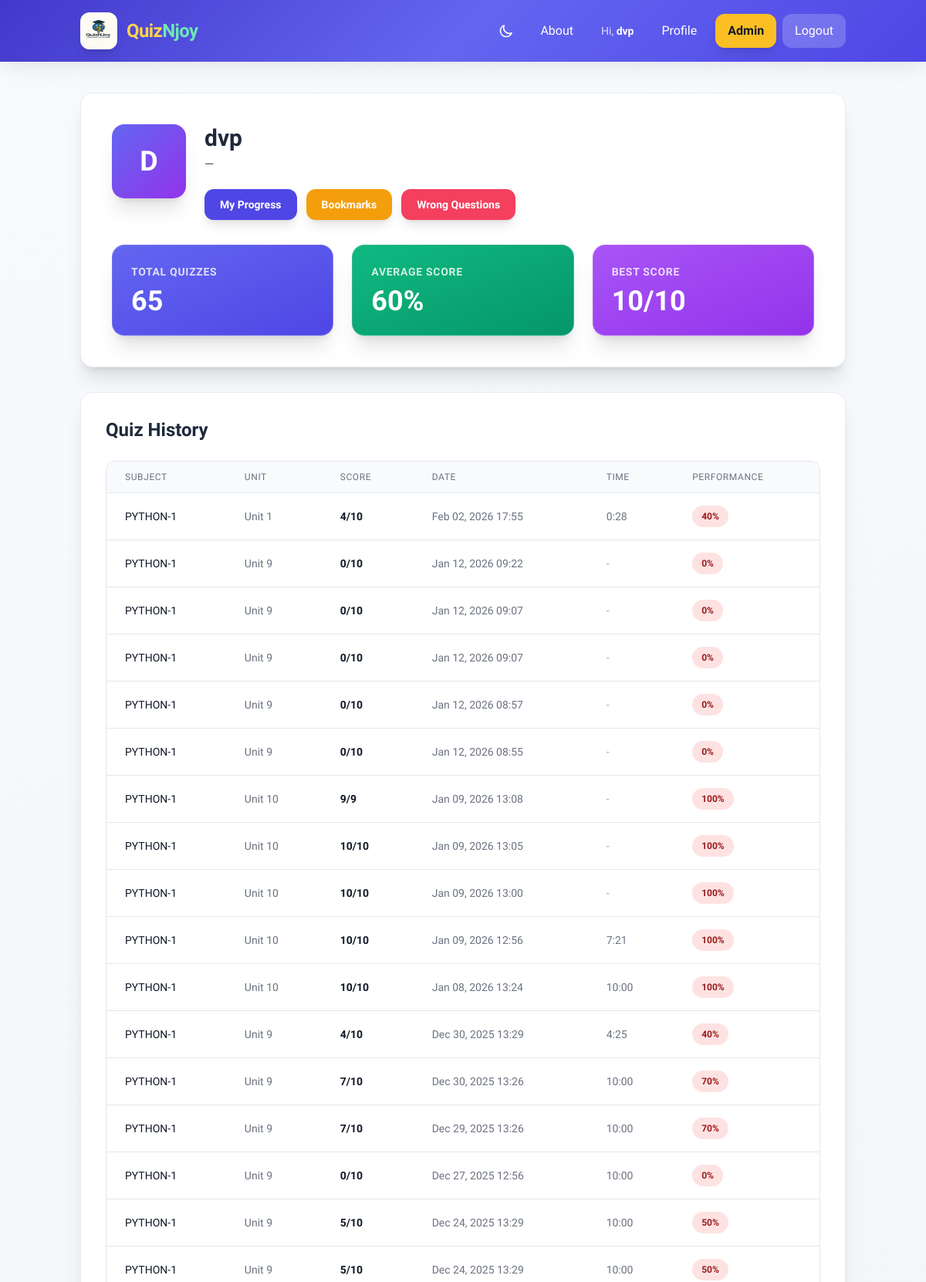
/accounts/profile/ (signed in, upper part), run on the app's committed database.
### quiz/models.py (models this page shows, shortened)
class QuizAttempt(models.Model):
    QUIZ_MODE_CHOICES = [
        ('random', 'Random Mode'),
        ('practice_all', 'Practice All Mode'),
    ]
    user = models.ForeignKey(User, on_delete=models.CASCADE, related_name='quiz_attempts')
    subject = models.ForeignKey(Subject, on_delete=models.CASCADE)
    unit = models.IntegerField()
    score = models.IntegerField()
    total_questions = models.IntegerField(default=10)
    quiz_mode = models.CharField(max_length=20, choices=QUIZ_MODE_CHOICES, default='random')
    attempted_at = models.DateTimeField(auto_now_add=True)
    time_taken = models.IntegerField(null=True, blank=True, help_text='Time taken in seconds (only for random mode)')
    def get_time_taken_display(self):
        if self.time_taken is None:
            return None
        minutes = self.time_taken // 60
        seconds = self.time_taken % 60
        return f"{minutes}:{seconds:02d}"
    class Meta:
        ordering = ['-attempted_at']

### semesters/models.py (models this page shows, shortened)
class Subject(models.Model):
    semester = models.ForeignKey(Semester, on_delete=models.CASCADE, related_name='subjects')
    name = models.CharField(max_length=200)
    code = models.CharField(max_length=20, blank=True)
    created_at = models.DateTimeField(auto_now_add=True)
    class Meta:
        ordering = ['semester', 'name']
        unique_together = ['semester', 'name']

### accounts/views.py (the view)
# urls.py: path('profile/', views.profile_view, name='profile'),
@login_required
def profile_view(request):
    from quiz.models import QuizAttempt
    quiz_history = QuizAttempt.objects.filter(user=request.user).select_related('subject')
    average_percentage = 0
    if quiz_history.exists():
        total_percentage = 0
        for attempt in quiz_history:
            percentage = (attempt.score / attempt.total_questions) * 100 if attempt.total_questions > 0 else 0
            total_percentage += percentage
        average_percentage = round(total_percentage / quiz_history.count())
    best_score = quiz_history.order_by('-score').first() if quiz_history.exists() else None
    context = {
        'quiz_history': quiz_history,
        'average_percentage': average_percentage,
        'best_score': best_score,
    }
    return render(request, 'accounts/profile.html', context)

### templates/accounts/profile.html (shortened to what this page needs)
{% extends 'base.html' %}
{% block content %}
<div class="max-w-6xl mx-auto">
    <div class="bg-white rounded-2xl shadow-xl border border-slate-200/80 p-6 md:p-10 mb-8 overflow-hidden">
        <div class="flex flex-col sm:flex-row items-center sm:items-start gap-6 mb-8">
            <div class="w-20 h-20 md:w-24 md:h-24 rounded-2xl bg-gradient-to-br from-indigo-500 to-purple-600 text-white flex items-center justify-center text-3xl md:text-4xl font-bold shadow-xl flex-shrink-0">
                {{ user.username|slice:":1"|upper }}
            </div>
            <div class="text-center sm:text-left flex-1">
                <h1 class="text-2xl md:text-3xl font-extrabold text-slate-800">{{ user.username }}</h1>
                <p class="text-slate-600 mt-1">{{ user.email|default:"—" }}</p>
                <div class="flex flex-wrap gap-3 mt-5 justify-center sm:justify-start">
                    <a href="{% url 'quiz:progress_dashboard' %}" class="bg-indigo-600 hover:bg-indigo-700 text-white px-5 py-2.5 rounded-xl font-semibold text-sm shadow-lg transition">My Progress</a>
                    <a href="{% url 'quiz:my_bookmarks' %}" class="bg-amber-500 hover:bg-amber-600 text-white px-5 py-2.5 rounded-xl font-semibold text-sm shadow-lg transition">Bookmarks</a>
                    <a href="{% url 'quiz:wrong_questions' %}" class="bg-rose-500 hover:bg-rose-600 text-white px-5 py-2.5 rounded-xl font-semibold text-sm shadow-lg transition">Wrong Questions</a>
                </div>
            </div>
        </div>
        <div class="grid grid-cols-1 sm:grid-cols-3 gap-4 md:gap-6">
            <div class="bg-gradient-to-br from-indigo-500 to-indigo-600 text-white p-6 rounded-2xl shadow-xl border border-white/20">
                <h3 class="text-sm font-semibold uppercase tracking-wider text-white/80 mb-2">Total Quizzes</h3>
                <p class="text-4xl font-extrabold">{{ quiz_history.count }}</p>
            </div>
            <div class="bg-gradient-to-br from-emerald-500 to-emerald-600 text-white p-6 rounded-2xl shadow-xl border border-white/20">
                <h3 class="text-sm font-semibold uppercase tracking-wider text-white/80 mb-2">Average Score</h3>
                <p class="text-4xl font-extrabold">{{ average_percentage|default:"0" }}%</p>
            </div>
            <div class="bg-gradient-to-br from-purple-500 to-purple-600 text-white p-6 rounded-2xl shadow-xl border border-white/20">
                <h3 class="text-sm font-semibold uppercase tracking-wider text-white/80 mb-2">Best Score</h3>
                <p class="text-4xl font-extrabold">
                    {% if best_score %}
                        {{ best_score.score }}/{{ best_score.total_questions }}
                    {% else %}
                        0/0
                    {% endif %}
                </p>
            </div>
        </div>
    </div>
    <div class="bg-white rounded-2xl shadow-xl border border-slate-200/80 p-6 md:p-8">
        <h2 class="text-xl md:text-2xl font-bold text-slate-800 mb-6">Quiz History</h2>
        {% if quiz_history %}
            <div class="overflow-x-auto -mx-4 md:mx-0">
                <div class="inline-block min-w-full align-middle">
                    <div class="overflow-hidden rounded-xl border border-slate-200 shadow-sm">
                        <table class="min-w-full divide-y divide-slate-200">
                            <thead class="bg-slate-50">
                                <tr>
                                    <th class="px-3 md:px-6 py-3 text-left text-xs font-medium text-gray-500 uppercase tracking-wider">Subject</th>
                                    <th class="px-3 md:px-6 py-3 text-left text-xs font-medium text-gray-500 uppercase tracking-wider">Unit</th>
                                    <th class="px-3 md:px-6 py-3 text-left text-xs font-medium text-gray-500 uppercase tracking-wider">Score</th>
                                    <th class="px-3 md:px-6 py-3 text-left text-xs font-medium text-gray-500 uppercase tracking-wider hidden sm:table-cell">Date</th>
                                    <th class="px-3 md:px-6 py-3 text-left text-xs font-medium text-gray-500 uppercase tracking-wider">Time</th>
                                    <th class="px-3 md:px-6 py-3 text-left text-xs font-medium text-gray-500 uppercase tracking-wider">Performance</th>
                                </tr>
                            </thead>
                            <tbody class="bg-white divide-y divide-gray-200">
                                {% for attempt in quiz_history %}
                                    <tr class="hover:bg-gray-50 transition duration-200">
                                        <td class="px-3 md:px-6 py-3 md:py-4 whitespace-nowrap text-xs md:text-sm font-medium text-gray-900">
                                            {{ attempt.subject.name }}
                                        </td>
                                        <td class="px-3 md:px-6 py-3 md:py-4 whitespace-nowrap text-xs md:text-sm text-gray-500">
                                            Unit {{ attempt.unit }}
                                        </td>
                                        <td class="px-3 md:px-6 py-3 md:py-4 whitespace-nowrap text-xs md:text-sm text-gray-900 font-semibold">
                                            {{ attempt.score }}/{{ attempt.total_questions }}
                                        </td>
                                        <td class="px-3 md:px-6 py-3 md:py-4 whitespace-nowrap text-xs md:text-sm text-gray-500 hidden sm:table-cell">
                                            {{ attempt.attempted_at|date:"M d, Y H:i" }}
                                        </td>
                                        <td class="px-3 md:px-6 py-3 md:py-4 whitespace-nowrap text-xs md:text-sm text-gray-500">
                                            {% if attempt.quiz_mode == 'random' and attempt.time_taken %}
                                                {{ attempt.get_time_taken_display }}
                                            {% else %}
                                                <span class="text-gray-400">-</span>
                                            {% endif %}
                                        </td>
                                        <td class="px-3 md:px-6 py-3 md:py-4 whitespace-nowrap">
                                            {% widthratio attempt.score attempt.total_questions 100 as percentage %}
                                            <span class="px-2 md:px-3 py-1 inline-flex text-xs leading-5 font-semibold rounded-full
                                                {% if percentage >= 80 %}bg-green-100 text-green-800
                                                {% elif percentage >= 60 %}bg-yellow-100 text-yellow-800
                                                {% else %}bg-red-100 text-red-800{% endif %}">
                                                {{ percentage }}%
                                            </span>
                                        </td>
                                    </tr>
                                {% endfor %}
                            </tbody>
                        </table>
                    </div>
                </div>
            </div>
        {% endif %}
    </div>
</div>
{% endblock %}

### templates/base.html (shortened to what this page needs)
<!DOCTYPE html>
<html lang="en" class="scroll-smooth">
<head>
    <script src="https://cdn.tailwindcss.com"></script>
    <link rel="stylesheet" href="https://cdn.jsdelivr.net/npm/katex@0.16.9/dist/katex.min.css">
</head>
<body class="dark:bg-slate-900 dark:text-slate-200">
    {% load static %}
    <nav class="nav-glass text-white sticky top-0 z-50 backdrop-blur-md">
        <div class="container mx-auto px-4">
            <div class="flex justify-between items-center py-3 md:py-4">
                <a href="{% url 'home' %}" class="flex items-center gap-2 md:gap-3 group">
                    <img src="{% static 'images/logo.png' %}" alt="QuizNJoy Logo" class="h-10 w-10 md:h-12 md:w-12 rounded-xl group-hover:scale-105 transition-transform duration-300 shadow-lg">
                    <span class="text-xl md:text-2xl font-extrabold tracking-tight">
                        <span class="text-amber-300">Quiz</span><span class="text-emerald-300">Njoy</span>
                    </span>
                </a>
                <div class="hidden md:flex items-center gap-2">
                    <button type="button" id="dark-mode-toggle" class="p-2.5 rounded-xl hover:bg-white/15 transition focus:outline-none focus:ring-2 focus:ring-white/50" aria-label="Toggle dark mode">
                        <svg id="icon-moon" class="w-5 h-5" fill="none" stroke="currentColor" viewBox="0 0 24 24"><path stroke-linecap="round" stroke-linejoin="round" stroke-width="2" d="M20.354 15.354A9 9 0 018.646 3.646 9.003 9.003 0 0012 21a9.003 9.003 0 008.354-5.646z"/></svg>
                    </button>
                    <a href="{% url 'quiz:about_us' %}" class="btn-nav px-4 py-2.5 rounded-xl font-medium">About</a>
                    {% if user.is_authenticated %}
                        <span class="px-3 py-2 text-sm text-white/80">Hi, <span class="font-semibold text-white">{{ user.username }}</span></span>
                        <a href="{% url 'accounts:profile' %}" class="btn-nav px-4 py-2.5 rounded-xl font-medium">Profile</a>
                        {% if user.is_staff %}
                            <a href="{% url 'semesters:admin_dashboard' %}" class="bg-amber-400 hover:bg-amber-500 text-gray-900 px-4 py-2.5 rounded-xl font-semibold transition shadow-lg">Admin</a>
                        {% endif %}
                        <a href="{% url 'accounts:logout' %}" class="bg-white/20 hover:bg-red-500/90 px-4 py-2.5 rounded-xl font-medium transition">Logout</a>
                    {% else %}
                        <a href="{% url 'accounts:login' %}" class="btn-nav px-4 py-2.5 rounded-xl font-medium">Login</a>
                        <a href="{% url 'accounts:signup' %}" class="bg-emerald-400 hover:bg-emerald-500 text-gray-900 px-4 py-2.5 rounded-xl font-semibold transition shadow-lg">Sign Up</a>
                    {% endif %}
                </div>
            </div>
        </div>
    </nav>
    <main class="container mx-auto px-3 sm:px-4 py-6 md:py-10">
        {% block content %}
        {% endblock %}
    </main>
</body>
</html>

### templates/base.html (style rules this page uses)
:root { --color-primary: 99 102 241; --color-primary-dark: 79 70 229; --color-accent: 16 185 129; --color-surface: 248 250 252; --color-card: 255 255 255; --shadow-soft: 0 4px 6px -1px rgb(0 0 0 / 0.05), 0 2px 4px -2px rgb(0 0 0 / 0.05); --shadow-card: 0 10px 15px -3px rgb(0 0 0 / 0.06), 0 4px 6px -4px rgb(0 0 0 / 0.04); --shadow-card-hover: 0 25px 50px -12px rgb(0 0 0 / 0.15); --radius-xl: 1rem; --radius-2xl: 1.5rem; }
body { font-family: 'Plus Jakarta Sans', system-ui, sans-serif; -webkit-font-smoothing: antialiased; -moz-osx-font-smoothing: grayscale; background: linear-gradient(165deg, #f8fafc 0%, #f1f5f9 50%, #e2e8f0 100%); min-height: 100vh; }
.nav-glass { background: linear-gradient(135deg, rgb(67 56 202) 0%, rgb(99 102 241) 50%, rgb(79 70 229) 100%); box-shadow: 0 4px 30px rgba(0,0,0,0.1); }
.btn-nav { transition: all 0.2s ease; }
html { scroll-behavior: smooth; }

### data on the page
QuizAttempt: score "10", total_questions "10"
QuizAttempt: subject.name "PYTHON-1", unit "1", score "4", total_questions "10", attempted_at "Feb 02, 2026 17:55", time_taken "0:28", percentage "40"
QuizAttempt: subject.name "PYTHON-1", unit "9", score "0", total_questions "10", attempted_at "Jan 12, 2026 09:22", percentage "0"
QuizAttempt: subject.name "PYTHON-1", unit "9", score "0", total_questions "10", attempted_at "Jan 12, 2026 09:07", percentage "0"
QuizAttempt: subject.name "PYTHON-1", unit "9", score "0", total_questions "10", attempted_at "Jan 12, 2026 09:07", percentage "0"
QuizAttempt: subject.name "PYTHON-1", unit "9", score "0", total_questions "10", attempted_at "Jan 12, 2026 08:57", percentage "0"
QuizAttempt: subject.name "PYTHON-1", unit "9", score "0", total_questions "10", attempted_at "Jan 12, 2026 08:55", percentage "0"
QuizAttempt: subject.name "PYTHON-1", unit "10", score "9", total_questions "9", attempted_at "Jan 09, 2026 13:08", percentage "100"
QuizAttempt: subject.name "PYTHON-1", unit "10", score "10", total_questions "10", attempted_at "Jan 09, 2026 13:05", percentage "100"
QuizAttempt: subject.name "PYTHON-1", unit "10", score "10", total_questions "10", attempted_at "Jan 09, 2026 13:00", percentage "100"
QuizAttempt: subject.name "PYTHON-1", unit "10", score "10", total_questions "10", attempted_at "Jan 09, 2026 12:56", time_taken "7:21", percentage "100"
QuizAttempt: subject.name "PYTHON-1", unit "10", score "10", total_questions "10", attempted_at "Jan 08, 2026 13:24", time_taken "10:00", percentage "100"
QuizAttempt: subject.name "PYTHON-1", unit "9", score "4", total_questions "10", attempted_at "Dec 30, 2025 13:29", time_taken "4:25", percentage "40"
QuizAttempt: subject.name "PYTHON-1", unit "9", score "7", total_questions "10", attempted_at "Dec 30, 2025 13:26", time_taken "10:00", percentage "70"
QuizAttempt: subject.name "PYTHON-1", unit "9", score "7", total_questions "10", attempted_at "Dec 29, 2025 13:26", time_taken "10:00", percentage "70"
QuizAttempt: subject.name "PYTHON-1", unit "9", score "0", total_questions "10", attempted_at "Dec 27, 2025 12:56", time_taken "10:00", percentage "0"
QuizAttempt: subject.name "PYTHON-1", unit "9", score "5", total_questions "10", attempted_at "Dec 24, 2025 13:29", time_taken "10:00", percentage "50"
QuizAttempt: subject.name "PYTHON-1", unit "9", score "5", total_questions "10", attempted_at "Dec 24, 2025 13:29", time_taken "10:00", percentage "50"

### other printed values
{{ user.username }} "dvp"
{{ user.username|slice:":1"|upper }} "D"
{{ user.email|default:"—" }} "—"
{{ quiz_history.count }} "65"
{{ average_percentage|default:"0" }} "60"
